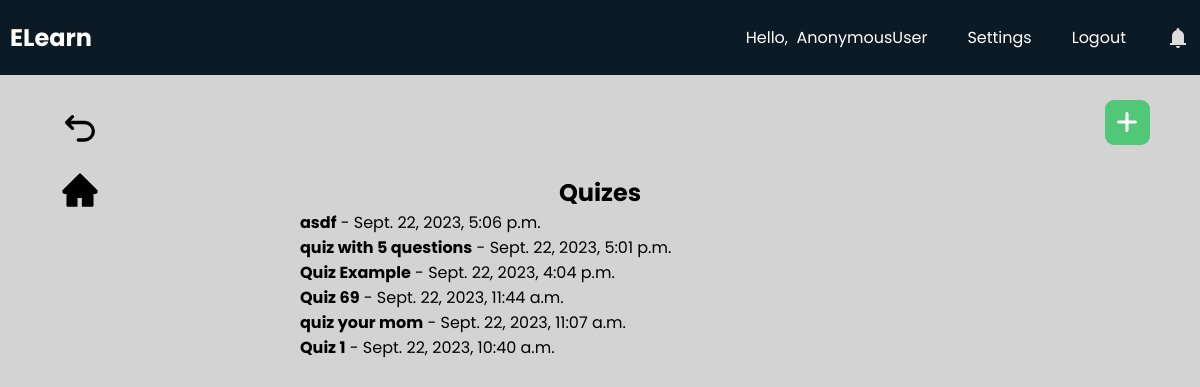
Before: /teachers/quiz_hub/cceaea3822474fa5a89f854d4b132ac0/ with the older database file.
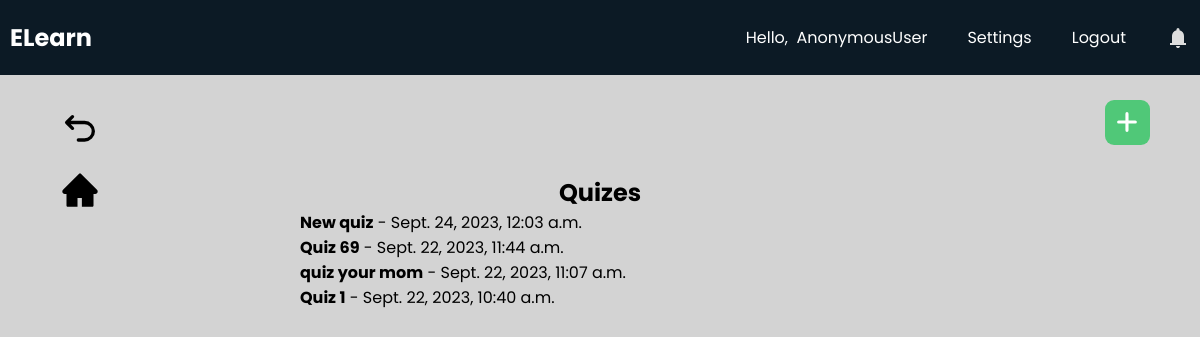
After: the same page with the newer database file.
### teachers/models.py (models this page shows, shortened)
class Quiz(models.Model):
    id = models.UUIDField(primary_key=True, default=uuid.uuid4, editable=False)
    course = models.ForeignKey(MyClass, on_delete=models.CASCADE, null=True)
    author = models.ForeignKey(User, on_delete=models.CASCADE)
    title = models.CharField(max_length=100)
    created_at = models.DateTimeField(default=timezone.now)

### teachers/views.py (the view, shortened to what this page needs)
# urls.py: path("quiz_hub/<str:course_id>/", views.quizHub, name="quizHub"),
def quizHub(request, course_id):
    my_class = MyClass.objects.get(id=course_id)
    quizes = Quiz.objects.filter(course=my_class).order_by('-created_at')
    context = {'courseId': course_id, 'my_class': my_class, 'quizes': quizes}
    return render(request, "teachers/quizhub.html", context)

### teachers/templates/teachers/quizhub.html (shortened to what this page needs)
{% extends 'teachers/base.html' %}
{% load static %}
{% block extra_css %}
    <link rel="stylesheet" href="{% static 'css/discussion.css' %}">
{% endblock %}
{% block content %}
    <a class="backbtn" href="{% url 'teachers:course' courseId%}"><svg xmlns="http://www.w3.org/2000/svg" width="24" height="24" viewBox="0 0 24 24"><path fill="none" stroke="currentColor" stroke-linecap="round" stroke-linejoin="round" stroke-width="2" d="M11 18h3.75a5.25 5.25 0 1 0 0-10.5H5M7.5 4L4 7.5L7.5 11"/></svg></a>
    <a class="backbtn" id="homebtn" href="{% url 'teachers:course' courseId%}"></a>
    <div id="addbtn"><svg xmlns="http://www.w3.org/2000/svg" width="12" height="12" viewBox="0 0 12 12"><path fill="white" d="M6.5 1.75a.75.75 0 0 0-1.5 0V5H1.75a.75.75 0 0 0 0 1.5H5v3.25a.75.75 0 0 0 1.5 0V6.5h3.25a.75.75 0 0 0 0-1.5H6.5V1.75Z"/></svg></div>
    <div id="contentwrapper">
        <div id="content">
            <h2>Quizes</h2>
            <div id="posts-wrapper">
                {% for quiz in quizes %}
                <div class="quizes" data-class-id= "{{ quiz.id }}" data-class-courseId= "{{ courseId }}">
                    <strong>{{ quiz.title }}</strong> - {{ quiz.created_at }}
                </div>
                {% endfor %}
            </div>
        </div>
    </div>
{% endblock %}

Changed rows visible on the page:
removed Quiz: title "asdf", created_at "Sept. 22, 2023, 5:06 p.m."
removed Quiz: title "quiz with 5 questions", created_at "Sept. 22, 2023, 5:01 p.m."
removed Quiz: title "Quiz Example", created_at "Sept. 22, 2023, 4:04 p.m."
added Quiz: title "New quiz", created_at "Sept. 24, 2023, 12:03 a.m."
